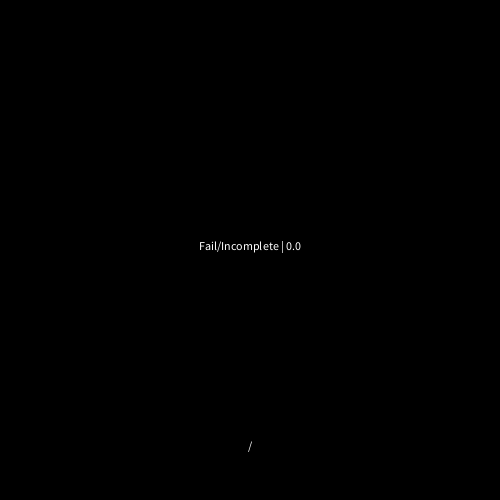
Frame 1 (no input)
Frame 60 (the mouse pressed at the canvas centre just before this capture): identical to frame 1, image omitted
Frame 120 (the mouse held since frame 60 and released just before this capture): identical to frame 1, image omitted

The Processing sketch that drew this single still picture (run headless with seeded random() and noise(); from frame 60 on, the mouse is pressed at the canvas centre):

// Processing sketch: sketch_140302a
// ── sketch_140302a.pde
String a = "";
String b = "";
Boolean aset = false;
float grade = 0;
void setup(){
  println("Press ENTER to advance to the next denominator and then to calculate, If screen resets to default an error was encountered in calculation.");
  size(500,500);
  background(0);
}
void draw(){
  background(0);
  textAlign(CENTER);
  text(a + "/" + b,width/2,450);
  textAlign(CENTER);
if(grade >= 86){
  text("A | " + grade + "%",width/2,height/2);
}
else if(grade >= 73){
  text("B | " + grade + "%",width/2,height/2);
}
else if(grade >= 67){
 text("C+ | " + grade + "%",width/2,height/2);
}
else if(grade  >= 60){
 text("C | " + grade + "%",width/2,height/2);
}
else if(grade >= 50){
  text("C- | " + grade + "%",width/2,height/2);
}
else{
  text("Fail/Incomplete | " + grade ,width/2,height/2);
}
}
void keyPressed(){
  if(isKey()){
  if(aset){
    if(key == ENTER || key == RETURN){
      if(b != "" && a != ""){
      if(Float.parseFloat(b) == 0){
        b = "";
        a = "";
        aset = false;
      }
      else{
        
        grade = (Float.parseFloat(a)/Float.parseFloat(b))*100;
        
         b = "";
        a = "";
        aset = false;
      }
      }
      else{
        b = "";
        a = "";
        aset = false;
      }
    }
       else if(key == BACKSPACE){
      b = b.substring(0,b.length()-1);
    }
    else{
       if(key == '.' && b.indexOf('.') != -1){
        //Duplicate Decimal Point
      }
      else{
      b = b + key;
      }
    }
    
  }
  else{
    if(key == ENTER || key == RETURN){
      aset = true;
    }
    else if(key == BACKSPACE){
      a = a.substring(0,a.length()-1);
    }
    else{
      if(key == '.' && a.indexOf('.') != -1){
        //Duplicate Decimal Point
      }
      else{
      a = a + key;
      }
    }
  }
}
}
Boolean isKey(){ //Check if new Char is good for fraction
  if(key == BACKSPACE || key == RETURN || key == ENTER || key == '.'){
    return true;
  }
  try{
    Integer.parseInt(key + "");
  }
  catch (Exception ex) {
    return false;
  }
  return true;
}
